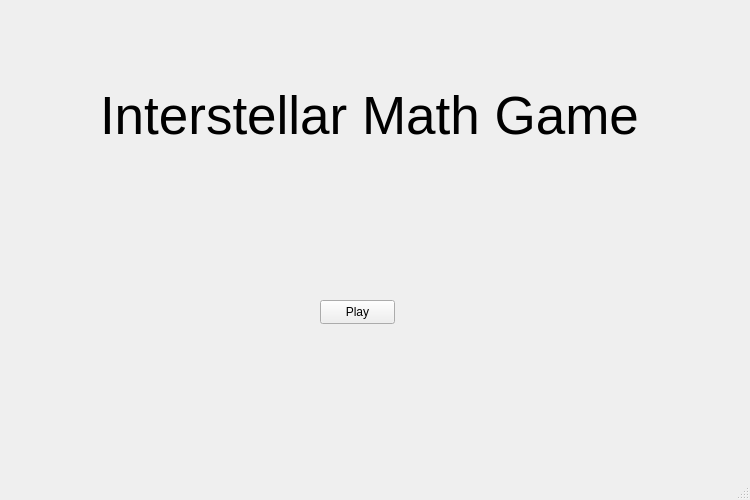
<?xml version="1.0" encoding="UTF-8"?>
<ui version="4.0">
 <class>MainWindow</class>
 <widget class="QMainWindow" name="MainWindow">
  <property name="minimumSize">
   <size>
    <width>750</width>
    <height>500</height>
   </size>
  </property>
  <property name="maximumSize">
   <size>
    <width>750</width>
    <height>500</height>
   </size>
  </property>
  <property name="windowTitle">
   <string>MainWindow</string>
  </property>
  <widget class="QWidget" name="centralwidget">
   <widget class="QLabel" name="label">
    <property name="geometry">
     <rect>
      <x>100</x>
      <y>80</y>
      <width>537</width>
      <height>71</height>
     </rect>
    </property>
    <property name="font">
     <font>
      <pointsize>40</pointsize>
     </font>
    </property>
    <property name="text">
     <string>Interstellar Math Game</string>
    </property>
   </widget>
   <widget class="QPushButton" name="pushButton">
    <property name="geometry">
     <rect>
      <x>320</x>
      <y>300</y>
      <width>75</width>
      <height>24</height>
     </rect>
    </property>
    <property name="text">
     <string>Play</string>
    </property>
   </widget>
  </widget>
  <widget class="QMenuBar" name="menubar">
   <property name="geometry">
    <rect>
     <x>0</x>
     <y>0</y>
     <width>750</width>
     <height>22</height>
    </rect>
   </property>
  </widget>
  <widget class="QStatusBar" name="statusbar"/>
 </widget>
 <resources/>
 <connections/>
</ui>
